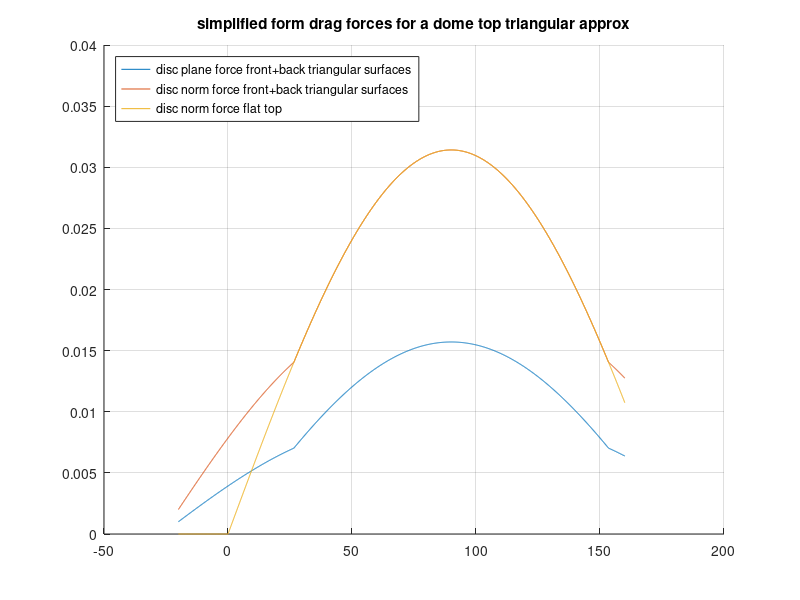

This chart was generated by the following MATLAB code:

close all; clear all; clc;

aoa = deg2rad(-20:0.1:160);

% dome triangle approx
dome_height = 0.05;
radius = 0.1;

% normal angle for triangular surfaces
normedge = atan2(radius, dome_height);

% exposued portions of front and back area
front = sin(aoa + (pi/2 - normedge)); front(front <=0) = 0;
back  = sin(aoa + ( normedge- pi/2)); back(back<=0) = 0;
% simple flat top approx
flattop = sin(aoa); flattop(flattop < 0) = 0;

% assume area is evenly split between front and back
% for now, simply use flat top area
area = pi * radius^2;
%area_dome = area;
% OR assume a hypot area:
area_dome = pi * (radius.^2 + dome_height.^2);

% assume same rho, v^2, and Cd for each and omit them

% component along disc plane
Fd_front_x = front * area_dome/2 * cos(normedge);
Fd_back_x = back * area_dome/2 * cos(normedge);

% component along disc normal
Fd_front_z = front * area_dome/2 * sin(normedge);
Fd_back_z = back * area_dome/2 * sin(normedge);
Fd_flat_z = flattop * area;

figure(1); hold on;
plot(rad2deg(aoa), Fd_front_x + Fd_back_x)
plot(rad2deg(aoa), Fd_front_z + Fd_back_z)
plot(rad2deg(aoa), Fd_flat_z);

title('simplified form drag forces for a dome top triangular approx')
legend('disc plane force front+back triangular surfaces', ...
  'disc norm force front+back triangular surfaces', ...
  'disc norm force flat top', 'Location', 'northwest')
grid on

% use the relative force magnitudes between the front and back to find the 
% centre of force location between [-radius/2, radius/2]
force_centre_position_x = radius/2 * ((front - back)./(sqrt(front.^2 + back.^2)));

% compute the resulting torque along the disc normal from this position
% note how as the force along the disc normal increases, the moment arm
% gets smaller
Fd_front_z + Fd_back_z



